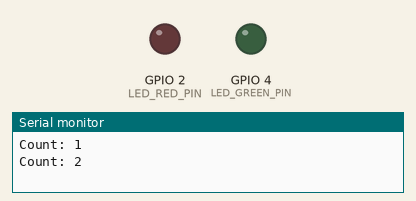
The program below on a simulated ESP32. Parts: output pins drawn as LEDs (lit = HIGH), the last lines printed to the serial monitor.

Above: at 1.2 s.
At 19.05 s:
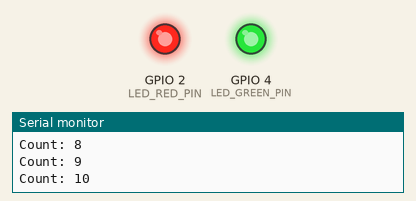
At 29.85 s:
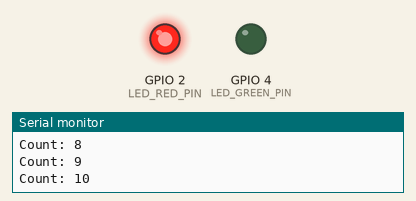
At 63.2 s:
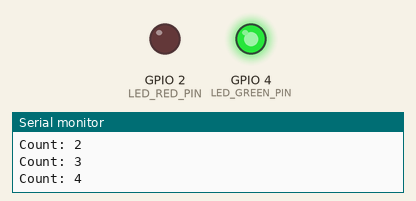
Timing chart, 0 to 65.0 s (numbered marks = the images above):
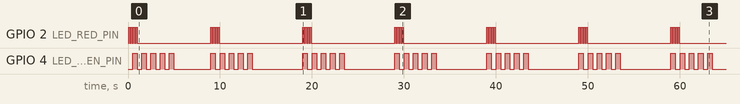

The program:

main.cpp
```cpp
#include <Arduino.h>

#include "freertos/FreeRTOS.h"
#include "freertos/task.h"
#include "freertos/queue.h"

#define LED_RED_PIN		(2)
#define LED_RED_TIME	(100)
#define LED_GREEN_PIN	(4)
#define LED_GREEN_TIME	(500)

typedef struct blink_led_t
{
	uint8_t pin;
	uint8_t state;
	uint32_t timeBlink;
	TaskHandle_t taskHandle;
} blink_led_t;

blink_led_t ledRed = {LED_RED_PIN, 0, LED_RED_TIME, NULL};
blink_led_t ledGreen = {LED_GREEN_PIN, 0, LED_GREEN_TIME, NULL};

void vTaskLedBlink (void *pvParameters);
void vTaskCountPrint (void *pvParameters);

QueueHandle_t queueLedSuspend = NULL;

void setup()
{
	// put your setup code here, to run once:
	Serial.begin(9600);

	xTaskCreate(vTaskLedBlink, "LED Blink - Red", configMINIMAL_STACK_SIZE + 5000, &ledRed, 1, &ledRed.taskHandle);
	xTaskCreate(vTaskLedBlink, "LED Blink - Green", configMINIMAL_STACK_SIZE + 5000, &ledGreen, 1, &ledGreen.taskHandle);
	xTaskCreate(vTaskCountPrint, "Count", 2048 + 5000, NULL, 2, NULL);

	queueLedSuspend = xQueueCreate(10, sizeof(blink_led_t*));
}

void loop()
{
	// put your main code here, to run repeatedly:
	vTaskDelay(pdMS_TO_TICKS(5000));
}

void vTaskLedBlink (void *pvParameters)
{
	blink_led_t *led = (blink_led_t *)pvParameters;
	uint32_t count = 0;

	pinMode(led->pin, OUTPUT);
	digitalWrite(led->pin, led->state);

	while (1)
	{
		vTaskDelay(pdMS_TO_TICKS(led->timeBlink));
		led->state = !led->state;
		digitalWrite(led->pin, led->state);

		++count;
		if (count == 10)
		{
			if (uxQueueSpacesAvailable(queueLedSuspend) > 0)
				xQueueSend(queueLedSuspend, &led, portMAX_DELAY);

			count = 0;
		}
	}
}

void vTaskCountPrint (void *pvParameters)
{
	(void)pvParameters;

	int count = 0;

	while (1)
	{
		++count;
		Serial.printf("Count: %d\n", count);

		if (count == 10)
		{
			count = 0;
			vTaskResume(ledRed.taskHandle);
			vTaskResume(ledGreen.taskHandle);
		}

		if (uxQueueMessagesWaiting(queueLedSuspend) > 0)
		{
			blink_led_t *led = NULL;

			xQueueReceive(queueLedSuspend, &led, 0);

			if (led != NULL)
				vTaskSuspend(led->taskHandle);
		}

		vTaskDelay(pdMS_TO_TICKS(1000));
	}
}
```

Measured:
- by itself, GPIO 2 (LED_RED_PIN): moves between LOW and HIGH, repeating every 40.0 s
- by itself, GPIO 4 (LED_GREEN_PIN): moves between LOW and HIGH, repeating every 50.0 s
